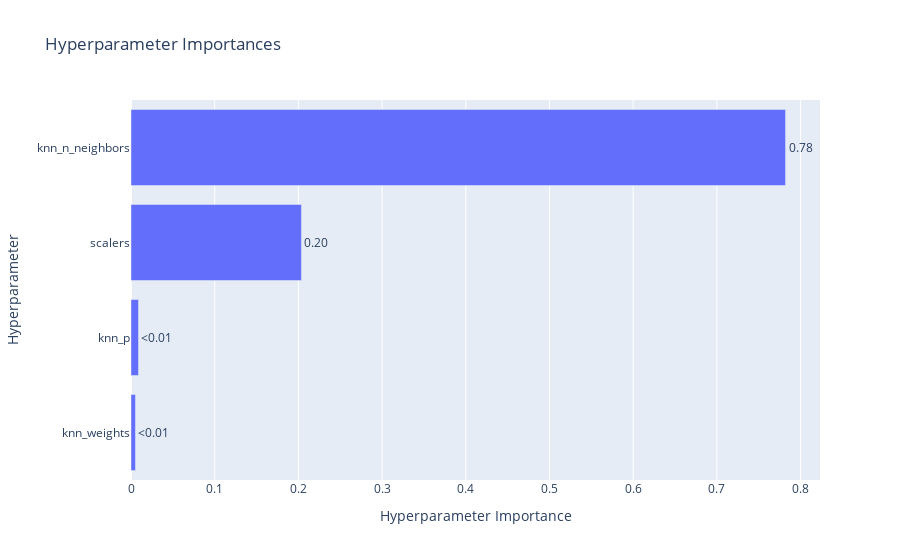

Notebook cell for this chart:
### Code cell
optuna.visualization.plot_param_importances(
    study, target=lambda t: t.values[0], target_name="mean"
)

### Figure 1 — Plotly figure (JSON) as saved in the notebook; plotly's stock layout.template omitted (floating-point values rounded to 4 significant figures)
{"data": [{"cliponaxis": false, "hovertemplate": ["knn_weights (CategoricalDistribution): 0.0053112793862257965<extra></extra>", "knn_p (IntDistribution): 0.008947146475758507<extra></extra>", "scalers (CategoricalDistribution): 0.20366355380807588<extra></extra>", "knn_n_neighbors (IntDistribution): 0.7820780203299399<extra></extra>"], "name": "mean", "orientation": "h", "text": ["<0.01", "<0.01", "0.20", "0.78"], "textposition": "outside", "type": "bar", "x": [0.005311, 0.008947, 0.2037, 0.7821], "y": ["knn_weights", "knn_p", "scalers", "knn_n_neighbors"]}], "layout": {"title": {"text": "Hyperparameter Importances"}, "xaxis": {"title": {"text": "Hyperparameter Importance"}}, "yaxis": {"title": {"text": "Hyperparameter"}}}}
